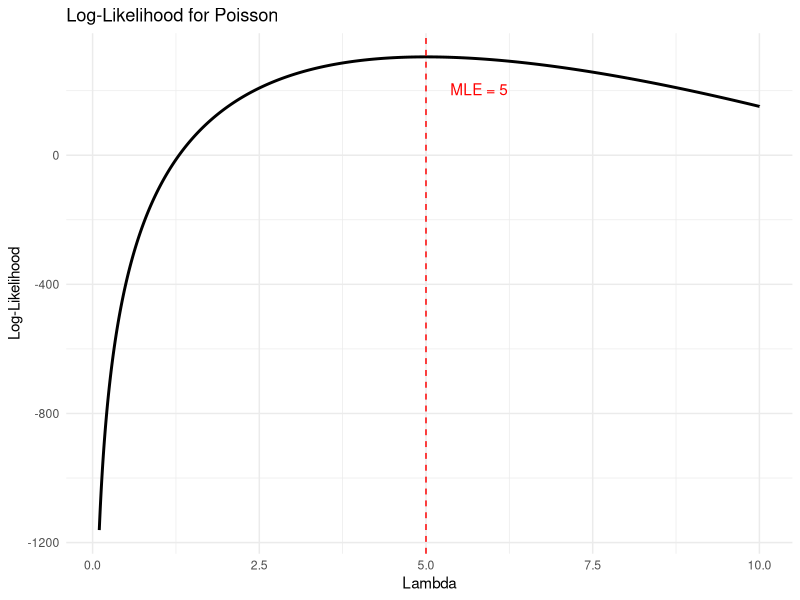

Reproduce this figure in R.
## ---- chunk 1
knitr::opts_chunk$set(
  warning = FALSE,
  message = FALSE
)
## ---- chunk 2
if (!requireNamespace("ggplot2", quietly = TRUE)) {
  install.packages("ggplot2")
}
library(ggplot2)
## ---- chunk 3
# Given data
n <- 100
sum_x <- 500

# Log-likelihood function for Poisson distribution
log_likelihood_function <- function(lambda) {
  if (lambda <= 0) {
    return(-Inf)
  } else {
    # The constant term can be ignored as 
    # it does not affect the maximization of the log-likelihood
    return(sum_x * log(lambda) - n * lambda)
  }
}

# Set up a sequence of lambda values
# Start from 0.1 to avoid lambda = 0 resulting in -Inf log-likelihood
lambda_values <- seq(0.1, 10, length.out = 100000)

# Calculate the log-likelihood for each lambda
log_likelihood_values <- sapply(lambda_values, log_likelihood_function)

# Find the lambda that maximizes the log-likelihood
mle_lambda <- lambda_values[which.max(log_likelihood_values)]

# Print the MLE for lambda
cat("MLE for lambda:", round(mle_lambda, 3), "\n")
## ---- chunk 4
# Create a dataframe
data <- data.frame(lambda = lambda_values, 
                   log_likelihood = log_likelihood_values)

# Plot
ggplot(data, aes(x = lambda, y = log_likelihood)) +
  geom_line(size = 1) +
  geom_vline(xintercept = mle_lambda, color = "red", linetype = "dashed") +
  annotate("text", 
           x = mle_lambda + 0.8, 
           y = max(log_likelihood_values) - 100,
           label = paste("MLE =", round(mle_lambda, 3)), 
           color = "red") +
  labs(title = "Log-Likelihood for Poisson",
       x = "Lambda",
       y = "Log-Likelihood") +
  theme_minimal()
## ---- chunk 5
likelihood <- function(pb){
  pb^(10) * (1 - pb)^(15)
}
likelihood(0.4)
likelihood(0.3)
## ---- chunk 6
loglik1 <- function(pb){
  log(pb^(10) * (1 - pb)^(15))
}
loglik1(10/25)
## ---- chunk 7
loglik2 <- function(pb, pbb) {
  log(pb^7 * (1-pb)^(11) * pbb^3 * (1-pbb)^4)
}
loglik2(7/18, 3/7)
## ---- chunk 8
LRT <- 2 * (loglik2(7/18, 3/7) - loglik1(10/25))
LRT
## ---- chunk 9
pchisq(LRT, 1, lower.tail = FALSE)
